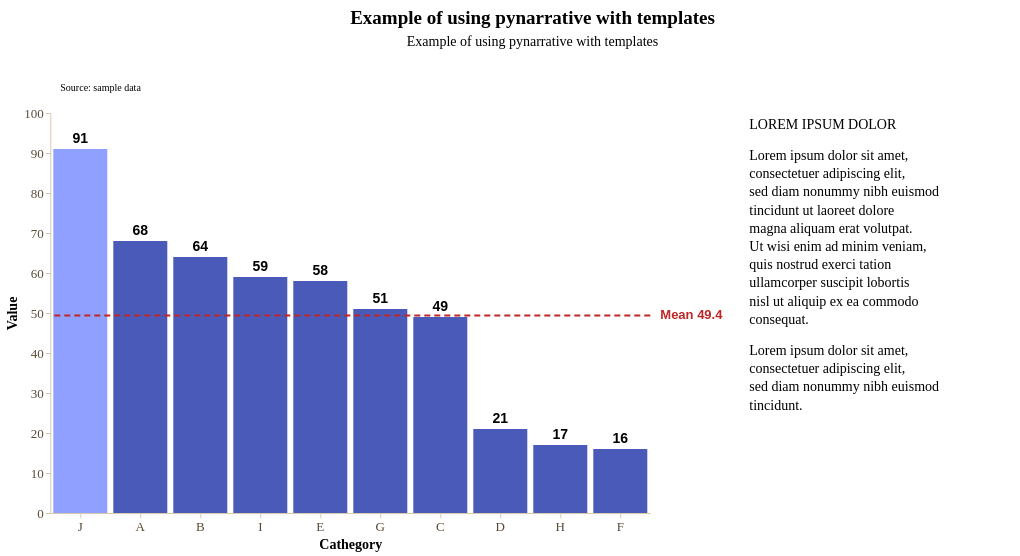

The code cell stored with this chart in its notebook:
### Markdown cell above
Data story with **bar chart**

### Code cell
story = (
    pn.Story(
    #Builing the Story class object
        data = data_value,
        width = 600,
        height = 400,
        template = sampleTemplate #Using sampleTemplate
    )

    #Method invocation
    #Bar chart
    .mark_bar()

    #Data encoding
    .encode(
        x = alt.X(
            "cathegory:N",
            title = "Cathegory", 
            sort = "-y" #Sorting data in descending order
        ),
        y = alt.Y(
            "value:Q",
            title = "Value",
        ),
    )
    
    #Data source
    .add_source(
        text = "Source: sample data",
        position = "top",
        align = "left"
    )
    
    #Title and subtitle
    .add_title(
        title = "Example of using pynarrative with templates",
        subtitle = "Example of using pynarrative with templates",
        align = "center"
    )

    #Context area (on the right)
    .add_context(
        text = "LOREM IPSUM DOLOR",
        position = "right"
    )

    .add_context(
        text = "Lorem ipsum dolor sit amet, consectetuer adipiscing elit, sed diam nonummy nibh euismod tincidunt ut laoreet dolore magna aliquam erat volutpat. Ut wisi enim ad minim veniam, quis nostrud exerci tation ullamcorper suscipit lobortis nisl ut aliquip ex ea commodo consequat.",
        position = "right",
    )

    .add_context(
        text = "Lorem ipsum dolor sit amet, consectetuer adipiscing elit, sed diam nonummy nibh euismod tincidunt.",
        position = "right",
    )


    #Highlighting line (mean)
    .add_line(
        orientation = "horizontal",
        value = data_value["value"],
        math = "mean",
        label_font_size = 13,
        label_font_weight = "bold"
    )

    .add_highlight("J")

    .add_labels_chart(
        values = "value:Q",
        font_weight = "bold",
        font_size = 14,
        dy = -10
    )

    .render()
)

story

### Figure 1 — Vega-Lite specification as saved in the notebook (floating-point values rounded to 4 significant figures)
{"config": {"view": {"continuousWidth": 300, "continuousHeight": 300, "strokeWidth": 0}, "axis": {"domainColor": "#d8c9ad", "grid": false, "labelColor": "#594a37", "labelFont": "Montserrat", "labelFontSize": 13, "tickColor": "#d8c9ad", "titleColor": "#000000", "titleFont": "Montserrat", "titleFontSize": 14}, "axisX": {"labelAngle": 0, "labelExpr": "length(datum.label) > 12 ? replace(datum.label, /\\s+/, '\\n') : datum.label", "labelLineHeight": 14}, "bar": {"color": "rgb(73, 90, 185)"}, "legend": {"labelColor": "#594a37", "labelFont": "Montserrat", "labelFontSize": 12, "titleColor": "#000000", "titleFont": "Montserrat", "titleFontSize": 12}, "line": {"color": "rgb(73, 90, 185)"}, "mark": {"strokeWidth": 2.5}, "point": {"color": "#000000", "filled": true, "size": 75}, "range": {"category": ["rgb(73, 90, 185)", "rgb(143, 160, 255)", "#348035", "#a46cc2", "#d96027"]}, "title": {"color": "#000000", "font": "Montserrat", "fontSize": 19}}, "vconcat": [{"layer": [{"mark": {"type": "text", "align": "center", "baseline": "top", "color": "#000000", "font": "Montserrat", "fontSize": 19, "fontWeight": "bold", "text": "Example of using pynarrative with templates"}, "encoding": {"x": {"value": 450.0}, "y": {"value": 4}}}, {"mark": {"type": "text", "align": "center", "baseline": "top", "color": "#000000", "font": "Montserrat", "fontSize": 14, "text": "Example of using pynarrative with templates"}, "encoding": {"x": {"value": 450.0}, "y": {"value": 30}}}], "data": {"name": "data-6fad5c34291b82fc9632cbce143d677a"}, "height": 58, "width": 900.0}, {"hconcat": [{"layer": [{"mark": {"type": "bar"}, "encoding": {"color": {"condition": {"test": "(datum['cathegory'] === 'J')", "value": "rgb(143, 160, 255)"}, "value": "rgb(73, 90, 185)"}, "x": {"field": "cathegory", "sort": "-y", "title": "Cathegory", "type": "nominal"}, "y": {"field": "value", "title": "Value", "type": "quantitative"}}}, {"mark": {"type": "text", "align": "center", "angle": 0, "color": "rgb(0, 0, 0)", "dx": 0, "dy": -10, "fontSize": 14, "fontWeight": "bold", "lineBreak": "\n"}, "encoding": {"text": {"field": "value", "type": "quantitative"}, "x": {"field": "cathegory", "sort": "-y", "title": "Cathegory", "type": "nominal"}, "y": {"field": "value", "title": "Value", "type": "quantitative"}}}, {"data": {"name": "data-6fad5c34291b82fc9632cbce143d677a"}, "mark": {"type": "text", "align": "left", "baseline": "bottom", "color": "rgb(0, 0, 0)", "font": "Montserrat", "fontSize": 10, "lineBreak": "\n", "text": "Source: sample data"}, "encoding": {"x": {"value": 10}, "y": {"value": -20}}}, {"layer": [{"data": {"name": "data-75ab4ccbfb10f4e194372ad54274a47f"}, "mark": {"type": "rule", "color": "rgb(191, 38, 38)", "strokeDash": [6, 4], "strokeWidth": 2}, "encoding": {"y": {"field": "y", "type": "quantitative"}}}, {"data": {"name": "data-b24b00109a45c3ec545155c2f3ee048d"}, "mark": {"type": "text", "align": "left", "color": "rgb(191, 38, 38)", "dx": 0, "dy": 0, "fontSize": 13, "fontStyle": "normal", "fontWeight": "bold"}, "encoding": {"text": {"value": "Mean 49.4"}, "x": {"value": 610}, "y": {"field": "y", "type": "quantitative"}}}]}], "data": {"name": "data-fdd0a0200532e48ca7c71d4bde050625"}, "height": 400, "width": 600}, {"vconcat": [{"layer": [{"mark": {"type": "rect", "color": "rgb(255, 255, 255)", "cornerRadius": 40.0, "opacity": 1.0, "stroke": "#ffffff", "strokeWidth": 0.8}, "encoding": {"x": {"value": 0}, "x2": {"value": 270.0}, "y": {"value": 0}, "y2": {"value": 28.2}}}, {"mark": {"type": "text", "align": "left", "baseline": "top", "color": "rgb(0, 0, 0)", "font": "Montserrat", "fontSize": 14, "fontStyle": "normal", "fontWeight": "normal", "lineBreak": "\n", "lineHeight": 18.2, "text": "LOREM IPSUM DOLOR"}, "encoding": {"x": {"value": 5}, "y": {"value": 5}}}], "data": {"name": "data-6fad5c34291b82fc9632cbce143d677a"}, "height": 28.2, "width": 270.0}, {"layer": [{"mark": {"type": "rect", "color": "rgb(255, 255, 255)", "cornerRadius": 40.0, "opacity": 1.0, "stroke": "#ffffff", "strokeWidth": 0.8}, "encoding": {"x": {"value": 0}, "x2": {"value": 270.0}, "y": {"value": 0}, "y2": {"value": 192.0}}}, {"mark": {"type": "text", "align": "left", "baseline": "top", "color": "rgb(0, 0, 0)", "font": "Montserrat", "fontSize": 14, "fontStyle": "normal", "fontWeight": "normal", "lineBreak": "\n", "lineHeight": 18.2, "text": "Lorem ipsum dolor sit amet,\nconsectetuer adipiscing elit,\nsed diam nonummy nibh euismod\ntincidunt ut laoreet dolore\nmagna aliquam erat volutpat.\nUt wisi enim ad minim veniam,\nquis nostrud exerci tation\nullamcorper suscipit lobortis\nnisl ut aliquip ex ea commodo\nconsequat."}, "encoding": {"x": {"value": 5}, "y": {"value": 5}}}], "data": {"name": "data-6fad5c34291b82fc9632cbce143d677a"}, "height": 192.0, "width": 270.0}, {"layer": [{"mark": {"type": "rect", "color": "rgb(255, 255, 255)", "cornerRadius": 40.0, "opacity": 1.0, "stroke": "#ffffff", "strokeWidth": 0.8}, "encoding": {"x": {"value": 0}, "x2": {"value": 270.0}, "y": {"value": 0}, "y2": {"value": 82.8}}}, {"mark": {"type": "text", "align": "left", "baseline": "top", "color": "rgb(0, 0, 0)", "font": "Montserrat", "fontSize": 14, "fontStyle": "normal", "fontWeight": "normal", "lineBreak": "\n", "lineHeight": 18.2, "text": "Lorem ipsum dolor sit amet,\nconsectetuer adipiscing elit,\nsed diam nonummy nibh euismod\ntincidunt."}, "encoding": {"x": {"value": 5}, "y": {"value": 5}}}], "data": {"name": "data-6fad5c34291b82fc9632cbce143d677a"}, "height": 82.8, "width": 270.0}], "spacing": 1}]}], "center": true, "resolve": {"axis": {"x": "shared", "y": "shared"}}, "$schema": "https://vega.github.io/schema/vega-lite/v6.4.1.json", "datasets": {"data-6fad5c34291b82fc9632cbce143d677a": [{"_": 0}], "data-fdd0a0200532e48ca7c71d4bde050625": [{"cathegory": "A", "value": 68}, {"cathegory": "B", "value": 64}, {"cathegory": "C", "value": 49}, {"cathegory": "D", "value": 21}, {"cathegory": "E", "value": 58}, {"cathegory": "F", "value": 16}, {"cathegory": "G", "value": 51}, {"cathegory": "H", "value": 17}, {"cathegory": "I", "value": 59}, {"cathegory": "J", "value": 91}], "data-75ab4ccbfb10f4e194372ad54274a47f": [{"y": 49.4}], "data-b24b00109a45c3ec545155c2f3ee048d": [{"y": 49.4, "label_x": 0}]}}
